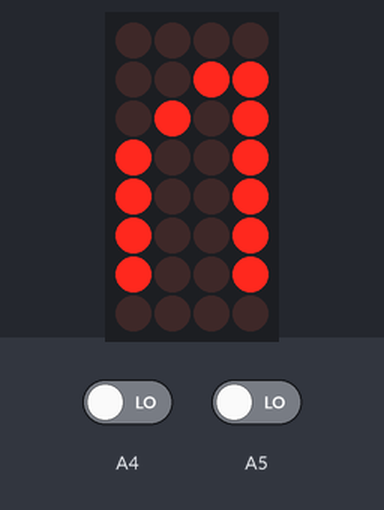
The sketch below on a simulated Arduino Uno, built with avr-gcc and run on an emulated ATmega328P. On the bench: 4×8 LED matrix. Wiring (inferred from the names in the program): LED matrix (orientation assumed): rows pin 2, pin 3, pin 4, pin 5, pin 6, pin 7, pin 8, pin 9; columns pin 12, pin 13, A0, A1. Inputs (shaded band) come from the test bench; at power-on: A4 LOW, A5 LOW.

Above: at 1.2 s.
1.3 s: A4 driven HIGH
At 3.0 s:
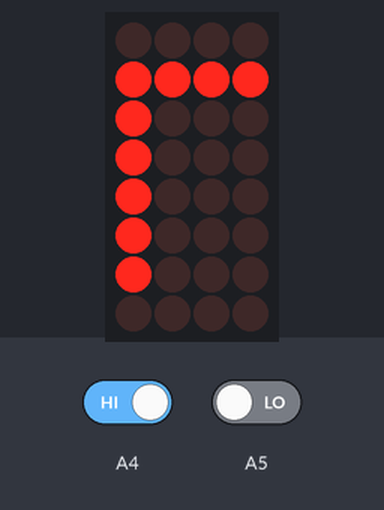
3.2 s: A5 driven HIGH
At 5.7 s:
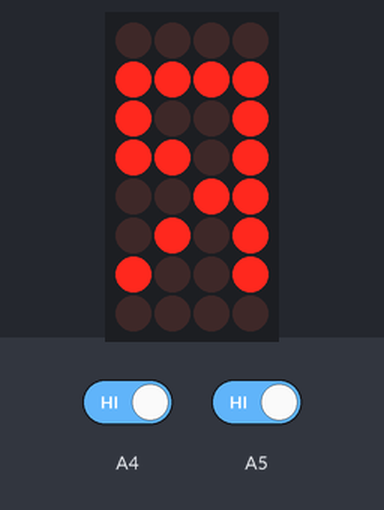
6.2 s: A5 driven LOW
At 6.6 s:
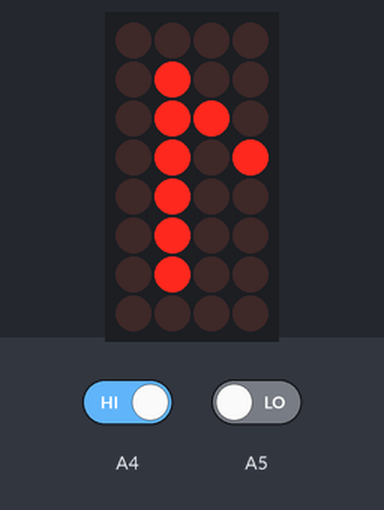
Timing chart, 0 to 9.2 s (numbered marks = the images above; inputs shaded):
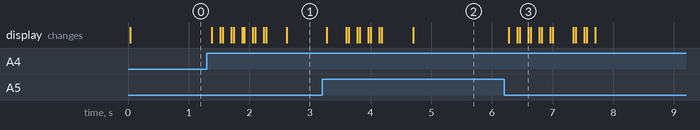

Measured:
- after the input at 1.3 s, the display: first changes after 0.08 s (image 1 shows a later state)
- after the input at 3.2 s, the display: first changes after 0.08 s (image 2 shows a later state)
- after the input at 6.2 s, the display: first changes after 0.08 s (image 3 shows a later state)

The sketch:

GearShifter.ino
```cpp
//
// code based on source code by moz from youtube channel LogMaker
//
// expanded and modified by #w0rk
//


#define ROW_1 2
#define ROW_2 3
#define ROW_3 4
#define ROW_4 5
#define ROW_5 6
#define ROW_6 7
#define ROW_7 8
#define ROW_8 9

#define COL_1 10
#define COL_2 11
#define COL_3 12
#define COL_4 13
#define COL_5 A0
#define COL_6 A1
#define COL_7 A2
#define COL_8 A3

const byte rows[] = {
    ROW_1, ROW_2, ROW_3, ROW_4, ROW_5, ROW_6, ROW_7, ROW_8
};

// The display buffer
// (1 = ON, 0 = OFF)
byte gear[9][8] = {
	{B00000000,B00111100,B00100100,B00101100,B00110000,B00101000,B00100100,B00000000},		// R
	{B00000000,B00110000,B00101000,B00100100,B00100100,B00100100,B00100100,B00000000},		// N
	{B00000000,B00001000,B00011000,B00101000,B00001000,B00001000,B00001000,B00000000},		// 1
	{B00000000,B00111100,B00100100,B00000100,B00111100,B00100000,B00111100,B00000000},		// 2
	{B00000000,B00111100,B00000100,B00000100,B00111100,B00000100,B00111100,B00000000},		// 3
	{B00000000,B00100100,B00100100,B00100100,B00111100,B00000100,B00000100,B00000000},		// 4
	{B00000000,B00111100,B00100000,B00100000,B00111100,B00000100,B00111100,B00000000},		// 5
	{B00000000,B00111100,B00100000,B00100000,B00111100,B00100100,B00111100,B00000000},		// 6
	{B00000000,B00111100,B00000100,B00000100,B00000100,B00000100,B00000100,B00000000}, 		// 7
};

int GearCount = 1;


void setup() {
    // Open serial port
    Serial.begin(9600);

    // Set all used pins to OUTPUT
    // This is very important! If the pins are set to input
    // the display will be very dim.
    for (byte i = 2; i <= 13; i++)

    pinMode(i, OUTPUT);
    pinMode(A0, OUTPUT);
    pinMode(A1, OUTPUT);
    pinMode(A2, OUTPUT);
    pinMode(A3, OUTPUT);

    pinMode(A4, INPUT);
    pinMode(A5, INPUT);

}


void loop() {
	int GearUp = digitalRead(A4);
	int GearDown = digitalRead(A5);

        //Serial.print("DEBUG 1.0: GearCount =");
        //Serial.println(GearCount);

	if ((GearUp == 1) && (GearDown == 0) && (GearCount < 8)) {	        // GearUp, if possible
		GearCount ++;
                delay(175);

        //Serial.print("DEBUG 1.1: GearCount =");
        //Serial.println(GearCount);

	}

	if ((GearDown == 1) && (GearDown == 1) && (GearCount > 0 )) {	        // GearDown, if possible
		GearCount --;
                delay(175);

        //Serial.print("DEBUG 1.2: GearCount =");
        //Serial.println(GearCount);

	}

	drawScreen(gear[GearCount]);

        //Serial.print("DEBUG 2: GearCount =");
        //Serial.println(GearCount);

}


void drawScreen(byte buffer2[]){


   // Turn on each row in series
    for (byte i = 0; i < 8; i++) {
        setColumns(buffer2[i]); // Set columns for this specific row

        digitalWrite(rows[i], HIGH);
        delay(1); // Set this to 50 or 100 if you want to see the multiplexing effect!
        digitalWrite(rows[i], LOW);

    }
}


void setColumns(byte b) {
    digitalWrite(COL_1, (~b >> 0) & 0x01); // Get the 1st bit: 10000000
    digitalWrite(COL_2, (~b >> 1) & 0x01); // Get the 2nd bit: 01000000
    digitalWrite(COL_3, (~b >> 2) & 0x01); // Get the 3rd bit: 00100000
    digitalWrite(COL_4, (~b >> 3) & 0x01); // Get the 4th bit: 00010000
    digitalWrite(COL_5, (~b >> 4) & 0x01); // Get the 5th bit: 00001000
    digitalWrite(COL_6, (~b >> 5) & 0x01); // Get the 6th bit: 00000100
    digitalWrite(COL_7, (~b >> 6) & 0x01); // Get the 7th bit: 00000010
    digitalWrite(COL_8, (~b >> 7) & 0x01); // Get the 8th bit: 00000001

    // If the polarity of your matrix is the opposite of mine
    // remove all the '~' above.
}
```
